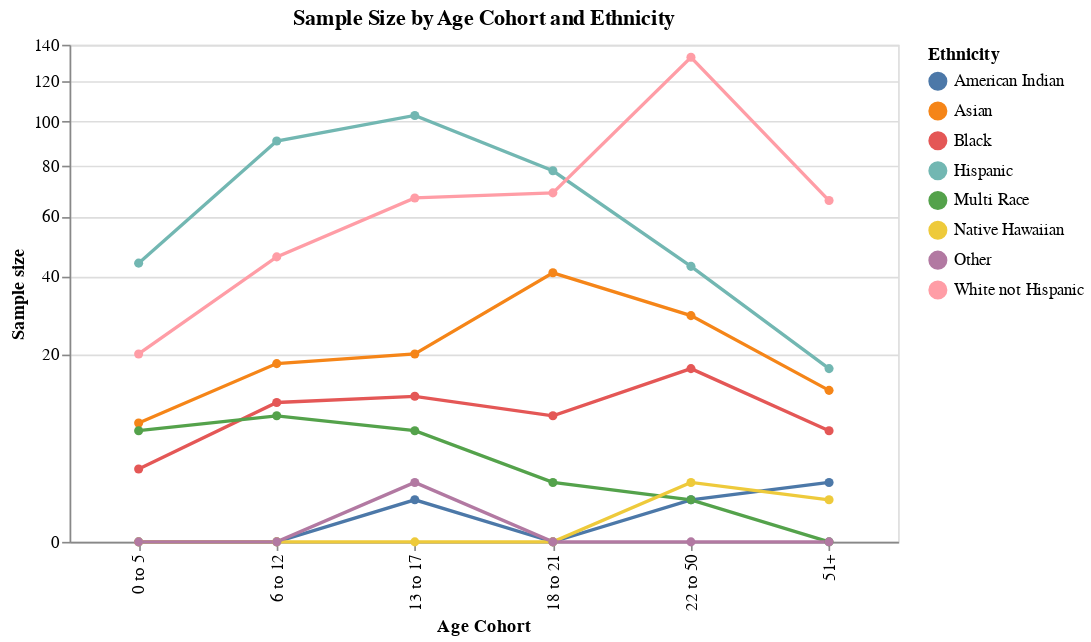

The notebook cell saved with this chart:
### Markdown cell above
#### (ii) Visualize the age structure of each ethnic group in the sample.

Construct a point-and-line plot of the sample size against age cohort by ethnicity.

1. To preserve the ordering of age cohorts, create a new column in `samp_sizes` called `cohort_order` that contains an integer encoding of the cohort labels in order. To obtain the integer encoding, slice the age cohort variable as a series and use `series.cat.codes`.
2. Construct an Altair chart based on `samp_sizes` with:
    + sample size (`n`) on the y axis;
    + the y axis titled 'Sample size' and displayed on a square root scale;
    + age cohort on the x axis, ordered by the cohort variable you created;
    + the x axis unlabeled; and
    + ethnic group mapped to color.

Store the plot as `fig_3` and display the graphic.

(*Hint*: sorting can be done using `alt.X(..., sort = alt.EncodingSortField(field = ..., order = ...))`.)

### Code cell
# add column with category codes
samp_sizes['cohort_order'] = samp_sizes['Age Cohort'].cat.codes

# construct plot
fig_3 = alt.Chart(samp_sizes).mark_line(point=True).encode(
    x = alt.X('Age Cohort:N', sort=alt.EncodingSortField(field='cohort_order', order='ascending')),
    y = alt.Y('n', title = 'Sample size', scale = alt.Scale(type = 'sqrt')), 
    color = 'Ethnicity'
).properties(width = 500,
             title = 'Sample Size by Age Cohort and Ethnicity')

# display
fig_3

### Figure 1 — Vega-Lite specification as saved in the notebook (floating-point values rounded to 4 significant figures)
{"config": {"view": {"continuousWidth": 400, "continuousHeight": 300}}, "data": {"name": "data-2b2bf823eac67a0b7c3f9c62cd5943e2"}, "mark": {"type": "line", "point": true}, "encoding": {"color": {"field": "Ethnicity", "type": "nominal"}, "x": {"field": "Age Cohort", "sort": {"field": "cohort_order", "order": "ascending"}, "type": "nominal"}, "y": {"field": "n", "scale": {"type": "sqrt"}, "title": "Sample size", "type": "quantitative"}}, "title": "Sample Size by Age Cohort and Ethnicity", "width": 500, "$schema": "https://vega.github.io/schema/vega-lite/v4.17.0.json", "datasets": {"data-2b2bf823eac67a0b7c3f9c62cd5943e2": [{"Age Cohort": "0 to 5", "Ethnicity": "American Indian", "n": 0, "cohort_order": 0}, {"Age Cohort": "0 to 5", "Ethnicity": "Asian", "n": 8, "cohort_order": 0}, {"Age Cohort": "0 to 5", "Ethnicity": "Black", "n": 3, "cohort_order": 0}, {"Age Cohort": "0 to 5", "Ethnicity": "Hispanic", "n": 44, "cohort_order": 0}, {"Age Cohort": "0 to 5", "Ethnicity": "Multi Race", "n": 7, "cohort_order": 0}, {"Age Cohort": "0 to 5", "Ethnicity": "Native Hawaiian", "n": 0, "cohort_order": 0}, {"Age Cohort": "0 to 5", "Ethnicity": "Other", "n": 0, "cohort_order": 0}, {"Age Cohort": "0 to 5", "Ethnicity": "White not Hispanic", "n": 20, "cohort_order": 0}, {"Age Cohort": "6 to 12", "Ethnicity": "American Indian", "n": 0, "cohort_order": 1}, {"Age Cohort": "6 to 12", "Ethnicity": "Asian", "n": 18, "cohort_order": 1}, {"Age Cohort": "6 to 12", "Ethnicity": "Black", "n": 11, "cohort_order": 1}, {"Age Cohort": "6 to 12", "Ethnicity": "Hispanic", "n": 91, "cohort_order": 1}, {"Age Cohort": "6 to 12", "Ethnicity": "Multi Race", "n": 9, "cohort_order": 1}, {"Age Cohort": "6 to 12", "Ethnicity": "Native Hawaiian", "n": 0, "cohort_order": 1}, {"Age Cohort": "6 to 12", "Ethnicity": "Other", "n": 0, "cohort_order": 1}, {"Age Cohort": "6 to 12", "Ethnicity": "White not Hispanic", "n": 46, "cohort_order": 1}, {"Age Cohort": "13 to 17", "Ethnicity": "American Indian", "n": 1, "cohort_order": 2}, {"Age Cohort": "13 to 17", "Ethnicity": "Asian", "n": 20, "cohort_order": 2}, {"Age Cohort": "13 to 17", "Ethnicity": "Black", "n": 12, "cohort_order": 2}, {"Age Cohort": "13 to 17", "Ethnicity": "Hispanic", "n": 103, "cohort_order": 2}, {"Age Cohort": "13 to 17", "Ethnicity": "Multi Race", "n": 7, "cohort_order": 2}, {"Age Cohort": "13 to 17", "Ethnicity": "Native Hawaiian", "n": 0, "cohort_order": 2}, {"Age Cohort": "13 to 17", "Ethnicity": "Other", "n": 2, "cohort_order": 2}, {"Age Cohort": "13 to 17", "Ethnicity": "White not Hispanic", "n": 67, "cohort_order": 2}, {"Age Cohort": "18 to 21", "Ethnicity": "American Indian", "n": 0, "cohort_order": 3}, {"Age Cohort": "18 to 21", "Ethnicity": "Asian", "n": 41, "cohort_order": 3}, {"Age Cohort": "18 to 21", "Ethnicity": "Black", "n": 9, "cohort_order": 3}, {"Age Cohort": "18 to 21", "Ethnicity": "Hispanic", "n": 78, "cohort_order": 3}, {"Age Cohort": "18 to 21", "Ethnicity": "Multi Race", "n": 2, "cohort_order": 3}, {"Age Cohort": "18 to 21", "Ethnicity": "Native Hawaiian", "n": 0, "cohort_order": 3}, {"Age Cohort": "18 to 21", "Ethnicity": "Other", "n": 0, "cohort_order": 3}, {"Age Cohort": "18 to 21", "Ethnicity": "White not Hispanic", "n": 69, "cohort_order": 3}, {"Age Cohort": "22 to 50", "Ethnicity": "American Indian", "n": 1, "cohort_order": 4}, {"Age Cohort": "22 to 50", "Ethnicity": "Asian", "n": 29, "cohort_order": 4}, {"Age Cohort": "22 to 50", "Ethnicity": "Black", "n": 17, "cohort_order": 4}, {"Age Cohort": "22 to 50", "Ethnicity": "Hispanic", "n": 43, "cohort_order": 4}, {"Age Cohort": "22 to 50", "Ethnicity": "Multi Race", "n": 1, "cohort_order": 4}, {"Age Cohort": "22 to 50", "Ethnicity": "Native Hawaiian", "n": 2, "cohort_order": 4}, {"Age Cohort": "22 to 50", "Ethnicity": "Other", "n": 0, "cohort_order": 4}, {"Age Cohort": "22 to 50", "Ethnicity": "White not Hispanic", "n": 133, "cohort_order": 4}, {"Age Cohort": "51+", "Ethnicity": "American Indian", "n": 2, "cohort_order": 5}, {"Age Cohort": "51+", "Ethnicity": "Asian", "n": 13, "cohort_order": 5}, {"Age Cohort": "51+", "Ethnicity": "Black", "n": 7, "cohort_order": 5}, {"Age Cohort": "51+", "Ethnicity": "Hispanic", "n": 17, "cohort_order": 5}, {"Age Cohort": "51+", "Ethnicity": "Multi Race", "n": 0, "cohort_order": 5}, {"Age Cohort": "51+", "Ethnicity": "Native Hawaiian", "n": 1, "cohort_order": 5}, {"Age Cohort": "51+", "Ethnicity": "Other", "n": 0, "cohort_order": 5}, {"Age Cohort": "51+", "Ethnicity": "White not Hispanic", "n": 66, "cohort_order": 5}]}}
